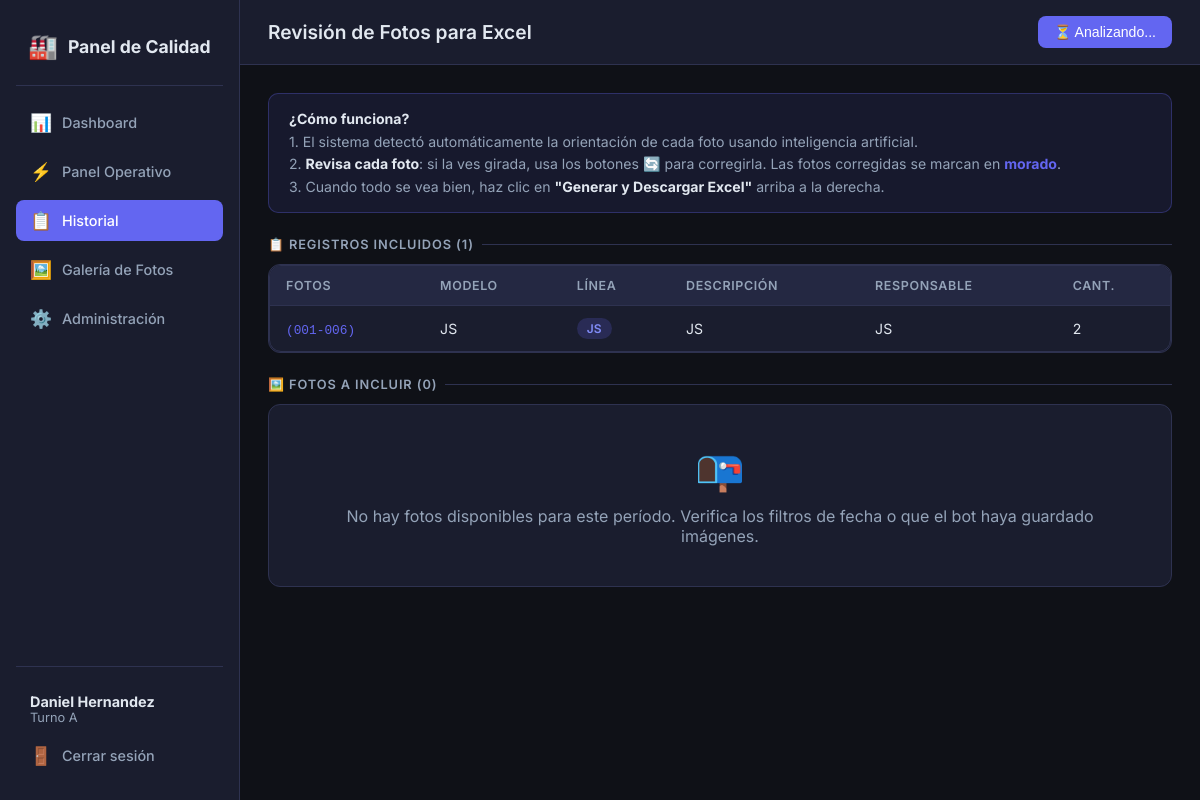
/revisar/ (signed in), run on an earlier commit of the app's database.
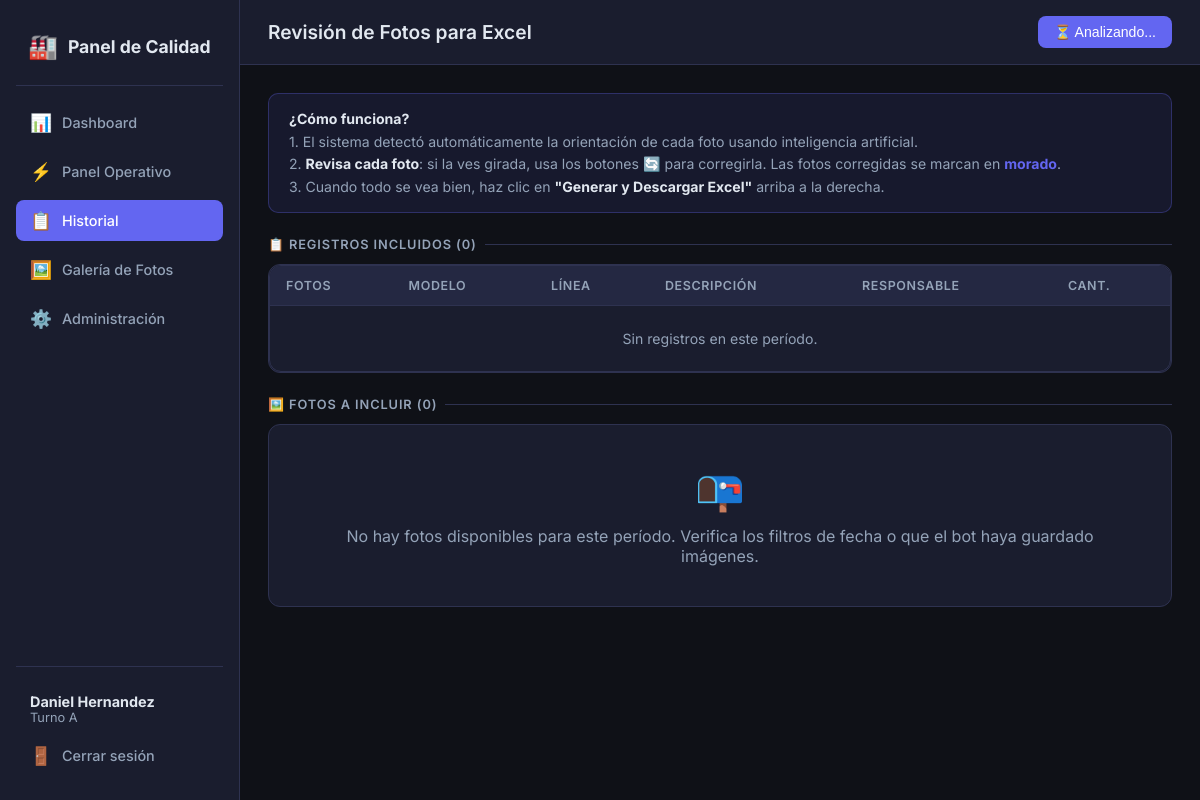
And on a later commit of the database.
### web/calidad/models.py (models this page shows, shortened)
class RegistroDefecto(models.Model):
    fotos          = models.TextField()
    modelo         = models.TextField()
    linea          = models.TextField()
    cantidad       = models.IntegerField(null=True, blank=True)
    responsable    = models.TextField()
    descripcion    = models.TextField()
    fecha_registro = models.DateTimeField(null=True, blank=True)
    user_id        = models.IntegerField(null=True, blank=True)
    turno          = models.CharField(max_length=1, null=True, blank=True)
    departamento   = models.CharField(max_length=10, null=True, blank=True)
    class Meta:
        managed  = False
        db_table = 'registros_defectos'
        ordering = ['-fecha_registro']
        verbose_name        = 'Registro de Defecto'
        verbose_name_plural = 'Registros de Defectos'

### web/calidad/views.py (the view, shortened to what this page needs)
# urls.py: path('revisar/',            views.revisar_orientacion, name='revisar_orientacion'),
@login_required
def revisar_orientacion(request):
    from .services.reporte_excel import detect_orientations_batch
    registros_data = []
    if request.method == 'POST' and request.POST.get('registros_data'):
        try:
            registros_data = json.loads(request.POST.get('registros_data'))
        except json.JSONDecodeError:
            pass
    else:
        registros_qs = get_registros_permitidos(request.user)
        fecha_desde = request.GET.get('fecha_desde', '')
        fecha_hasta = request.GET.get('fecha_hasta', '')
        if fecha_desde:
            registros_qs = registros_qs.filter(fecha_registro__date__gte=fecha_desde)
        if fecha_hasta:
            registros_qs = registros_qs.filter(fecha_registro__date__lte=fecha_hasta)
        registros_data = _parse_fotos_nums(registros_qs)
    registros_data.sort(key=lambda x: (x.get('user_id'), x['fotos_nums'][0] if x.get('fotos_nums') else 0))
    fotos_dir = settings.MEDIA_ROOT / 'fotos'
    fotos_en_disco = {}
    for r in registros_data:
        user_id = r.get('user_id')
        if not user_id:
            continue
        user_folder = fotos_dir / str(user_id)
        if not user_folder.exists():
            continue
    fotos_preview = []
    fotos_preview.sort(key=lambda x: (x['user_id'], x['numero']))
    context = {
        'registros':          registros_data,
        'registros_json':     json.dumps(registros_data, default=str),
        'fotos_preview':      fotos_preview,
        'filtros': {'fecha_desde': fecha_desde, 'fecha_hasta': fecha_hasta},
        'seccion':            'reportes',
    }
    return render(request, 'calidad/revisar_orientacion.html', context)

### web/calidad/views.py (called while the page is built, shortened)
def get_registros_permitidos(user):
    if user.is_superuser:
        return RegistroDefecto.objects.all()

def _parse_fotos_nums(registros):
    resultado = []
    for r in registros:
        nums = []
        if r.fotos:
            rangos = re.findall(r'\((\d+)-(\d+)\)', r.fotos)
            for inicio, fin in rangos:
                nums.extend(range(int(inicio), int(fin) + 1))
            individuales = re.findall(r'\((\d+)\)(?!-)', r.fotos)
            for n in individuales:
                nums.append(int(n))
        resultado.append({
            'id':          r.id,
            'user_id':     r.user_id,
            'fotos_nums':  sorted(set(nums)),
            'fotos_str':   r.fotos,
            'modelo':      r.modelo,
            'linea':       r.linea,
            'descripcion': r.descripcion,
            'responsable': r.responsable,
            'cantidad':    r.cantidad,
        })
    return resultado

### web/templates/calidad/revisar_orientacion.html (shortened to what this page needs)
{% extends "calidad/base.html" %}
{% block page_title %}Revisión de Fotos para Excel{% endblock %}
{% block topbar_actions %}
  <div style="display:flex; gap:10px; align-items:center;">
    <button id="btn-generar" class="btn btn-primary" onclick="generarExcel()" disabled>
      ⏳ Analizando...
    </button>
  </div>
{% endblock %}
{% block content %}
<div class="instruccion">
  <strong>¿Cómo funciona?</strong><br>
  1. El sistema detectó automáticamente la orientación de cada foto usando inteligencia artificial.<br>
  2. <strong>Revisa cada foto</strong>: si la ves girada, usa los botones 🔄 para corregirla. Las fotos corregidas se marcan en <strong style="color:var(--accent)">morado</strong>.<br>
  3. Cuando todo se vea bien, haz clic en <strong>"Generar y Descargar Excel"</strong> arriba a la derecha.
</div>
<div class="section-header">📋 Registros incluidos ({{ registros|length }})</div>
<div class="card" style="margin-bottom:24px; padding:0; overflow:hidden;">
  <div class="table-wrapper">
    <table>
      <thead>
        <tr>
          <th>Fotos</th><th>Modelo</th><th>Línea</th><th>Descripción</th><th>Responsable</th><th>Cant.</th>
        </tr>
      </thead>
      <tbody>
        {% for r in registros %}
        <tr>
          <td><code style="font-size:.8rem; color:var(--accent);">{{ r.fotos_str }}</code></td>
          <td>{{ r.modelo|truncatechars:22 }}</td>
          <td><span class="badge badge-purple">{{ r.linea }}</span></td>
          <td>{{ r.descripcion|truncatechars:35 }}</td>
          <td>{{ r.responsable }}</td>
          <td>{{ r.cantidad }}</td>
        </tr>
        {% empty %}
        <tr><td colspan="6" style="text-align:center; color:var(--text-muted); padding:24px;">Sin registros en este período.</td></tr>
        {% endfor %}
      </tbody>
    </table>
  </div>
</div>
<div class="section-header">🖼️ Fotos a incluir ({{ fotos_preview|length }})</div>
{% if fotos_preview %}
<div style="font-size:.8rem; color:var(--text-muted); margin-bottom:10px;">
  💡 <strong>Arrastra</strong> las fotos para cambiar el orden en que aparecerán en el Excel.
</div>
<div class="foto-grid" id="foto-grid">
  {% for foto in fotos_preview %}
  <div class="foto-card {% if foto.angulo != 0 %}corregida{% else %}ok{% endif %}"
       id="card-{{ foto.clave }}"
       data-clave="{{ foto.clave }}"
       data-num="{{ foto.numero }}"
       data-angulo="{{ foto.angulo }}">
    <div class="foto-img-wrapper">
      <div class="drag-handle" title="Arrastra para reordenar">⠿ mover</div>
      <img id="img-{{ foto.clave }}"
           src="{{ foto.url }}"
           alt="Foto {{ foto.numero }}"
           style="transform: rotate({{ foto.angulo }}deg);"
           loading="lazy">
    </div>
    <div class="foto-controls">
      <div>
        <div class="foto-num">#{{ foto.numero|stringformat:"03d" }}</div>
        <div class="angulo-badge scan-pulse" id="badge-{{ foto.clave }}">escaneando...</div>
      </div>
      <div class="rot-btns">
        <button class="rot-btn" title="Rotar -90°" onclick="rotar('{{ foto.clave }}', -90)">↺</button>
        <button class="rot-btn" title="Rotar +90°" onclick="rotar('{{ foto.clave }}', 90)">↻</button>
        <button class="rot-btn" title="Resetear" onclick="resetear('{{ foto.clave }}')">⊙</button>
        <button class="rot-btn" id="btn-excluir-{{ foto.clave }}" title="Excluir/Incluir foto" onclick="toggleExcluir('{{ foto.clave }}')" style="color:var(--danger); border-color:var(--danger);">❌</button>
      </div>
    </div>
  </div>
  {% endfor %}
</div>
{% else %}
<div class="card" style="padding:40px; text-align:center; color:var(--text-muted);">
  <span style="font-size:2.5rem; display:block; margin-bottom:12px;">📭</span>
  No hay fotos disponibles para este período. Verifica los filtros de fecha o que el bot haya guardado imágenes.
</div>
{% endif %}
{% endblock %}

What changed in the data, as far as the page shows it:
removed RegistroDefecto: fotos_str "(001-006)", modelo "JS", linea "JS", descripcion "JS", responsable "JS"
Also different on the page:
{{ registros|length }}: "1" → "0"
text now shown: "Sin registros en este período."
list line gone: "2"
